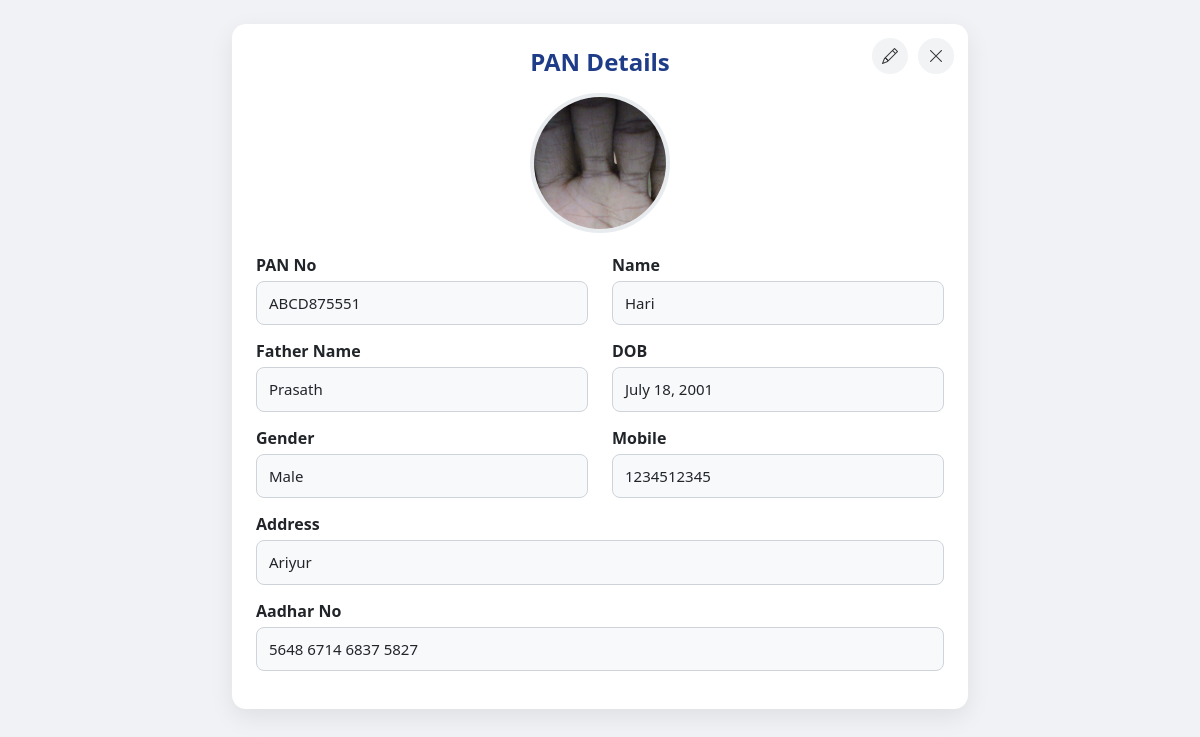
Screenshot of /pan/1/ with the database file from the repository.
### Pan_App/models.py (models this page shows, shortened)
class Pan(models.Model):
    GENDER_CHOICES = (
    ('Male', 'Male'),
    ('Female', 'Female'),
    ('Other', 'Other'),
)
    aadhar = models.OneToOneField(Aadhar, on_delete=models.CASCADE, related_name='pan')
    pan_no = models.CharField(max_length=10, unique=True)
    name = models.CharField(max_length=100)
    father_name = models.CharField(max_length=100)
    dob = models.DateField()
    gender = models.CharField(max_length=10, choices=GENDER_CHOICES)
    mobile = models.CharField(max_length=10)
    address = models.TextField()
    photo = models.ImageField(upload_to=pan_photo_path, blank=True, null=True)
    created_at = models.DateTimeField(auto_now_add=True)

### Aadhar_App/models.py (models this page shows, shortened)
class Aadhar(models.Model):
    name = models.CharField(max_length=100)
    father_name = models.CharField(max_length=100)
    gender = models.CharField(max_length=10, choices=GENDER_CHOICES)
    dob = models.DateField()
    address = models.TextField()
    mobile = models.CharField(max_length=10)
    aadhar_no = models.CharField(max_length=19, unique=True)  # 4-4-4-4 format
    photo = models.ImageField(upload_to='aadhar_photo_path')
    created_at = models.DateTimeField(auto_now_add=True)

### Pan_App/views.py (the view)
# urls.py: path('<int:pk>/', views.pan_detail, name='pan_detail'),
def pan_detail(request, pk):
    pan = get_object_or_404(Pan, pk=pk)
    return render(request, 'pan_app/pan_detail.html', {'pan': pan})

### Pan_App/templates/pan_app/pan_detail.html (shortened to what this page needs)
{% extends 'pan_app/base.html' %}
{% load static %}
{% block content %}
<div class="container py-4">
 <div class="row justify-content-center">
  <div class="col-lg-8 col-md-10 col-sm-12">
   <div class="p-card">
    <div class="action-icons">
  <a href="{% url 'pan_edit' pan.pk %}" title="Edit" class="edit">
    <i class="bi bi-pencil"></i>
  </a>
  <a href="{% url 'pan_home' %}" title="Close" class="close">
    <i class="bi bi-x-lg"></i>
  </a>
</div>
    <h4 class="p-title">PAN Details</h4>
    {% if pan.photo %}
    <div class="profile-wrap">
      <img src="{{ pan.photo.url }}" class="profile-img">
    </div>
    {% endif %}
    <div class="row">
      <div class="col-md-6 form-group">
        <label>PAN No</label>
        <div class="field-value">{{ pan.pan_no }}</div>
      </div>
      <div class="col-md-6 form-group">
        <label>Name</label>
        <div class="field-value">{{ pan.name }}</div>
      </div>
      <div class="col-md-6 form-group">
        <label>Father Name</label>
        <div class="field-value">{{ pan.father_name }}</div>
      </div>
      <div class="col-md-6 form-group">
        <label>DOB</label>
        <div class="field-value">{{ pan.dob }}</div>
      </div>
      <div class="col-md-6 form-group">
        <label>Gender</label>
        <div class="field-value">{{ pan.gender }}</div>
      </div>
      <div class="col-md-6 form-group">
        <label>Mobile</label>
        <div class="field-value">{{ pan.mobile }}</div>
      </div>
      <div class="col-12 form-group">
        <label>Address</label>
        <div class="field-value">{{ pan.address }}</div>
      </div>
      <div class="col-12 form-group">
        <label>Aadhar No</label>
        <div class="field-value">{{ pan.aadhar.aadhar_no }}</div>
      </div>
    </div>
   </div>
  </div>
 </div>
</div>
{% endblock %}

### Pan_App/templates/pan_app/pan_detail.html (style rules this page uses)
.p-card { background:#fff; border-radius:14px; padding:24px; box-shadow:0 8px 24px rgba(0,0,0,.08); position:relative; }
.action-icons { position:absolute; top:14px; right:14px; display:flex; gap:10px; }
.action-icons a { width:36px; height:36px; border-radius:50%; display:flex; align-items:center; justify-content:center; background:#f1f3f5; color:#333; text-decoration:none; }
.p-title { text-align:center; color:#1f3c88; font-weight:600; margin-bottom:16px; }
.profile-wrap { display:flex; justify-content:center; margin-bottom:20px; }
.profile-img { width:140px; height:140px; border-radius:50%; object-fit:cover; border:4px solid #e9ecef; }
.form-group { margin-bottom:14px; }
.form-group label { font-weight:600; display:block; margin-bottom:4px; }
.field-value { width:100%; padding:10px 12px; border-radius:8px; border:1px solid #ced4da; background:#f8f9fa; font-size:15px; }

### rows the page displays
Pan: photo (picture), pan_no "ABCD875551", name "Hari", father_name "Prasath", dob "July 18, 2001", gender "Male", mobile "1234512345", address "Ariyur", aadhar.aadhar_no "5648 6714 6837 5827"
